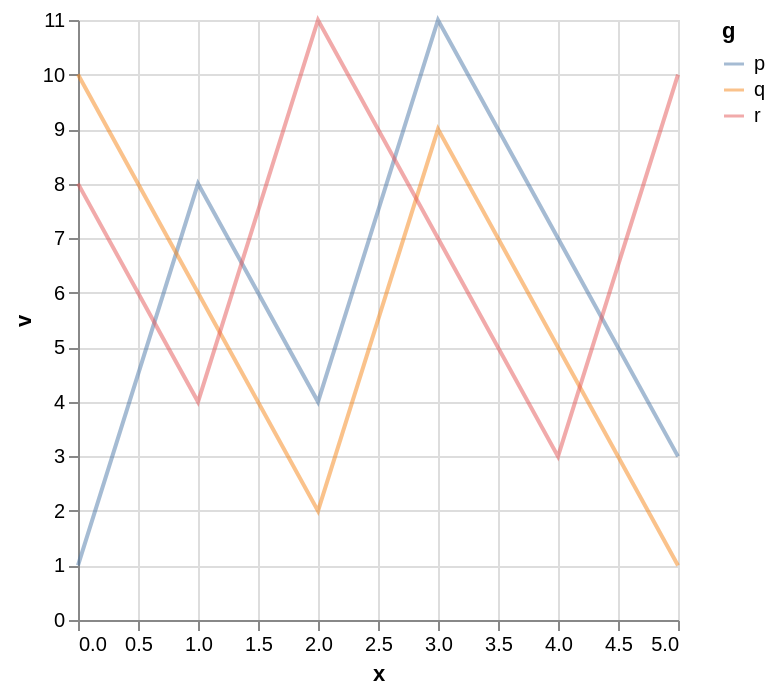

Vega-Lite specification stored for this chart:
### Vega-Lite specification from a JSON file in a GitHub repository (floating-point values rounded to 4 significant figures)
{"data": {"values": [{"x": 0, "v": 1, "g": "p"}, {"x": 1, "v": 8, "g": "p"}, {"x": 2, "v": 4, "g": "p"}, {"x": 3, "v": 11, "g": "p"}, {"x": 4, "v": 7, "g": "p"}, {"x": 5, "v": 3, "g": "p"}, {"x": 0, "v": 10, "g": "q"}, {"x": 1, "v": 6, "g": "q"}, {"x": 2, "v": 2, "g": "q"}, {"x": 3, "v": 9, "g": "q"}, {"x": 4, "v": 5, "g": "q"}, {"x": 5, "v": 1, "g": "q"}, {"x": 0, "v": 8, "g": "r"}, {"x": 1, "v": 4, "g": "r"}, {"x": 2, "v": 11, "g": "r"}, {"x": 3, "v": 7, "g": "r"}, {"x": 4, "v": 3, "g": "r"}, {"x": 5, "v": 10, "g": "r"}]}, "mark": {"type": "line", "opacity": 0.5}, "encoding": {"x": {"field": "x", "type": "quantitative"}, "y": {"field": "v", "type": "quantitative"}, "color": {"field": "g", "type": "nominal"}}}
